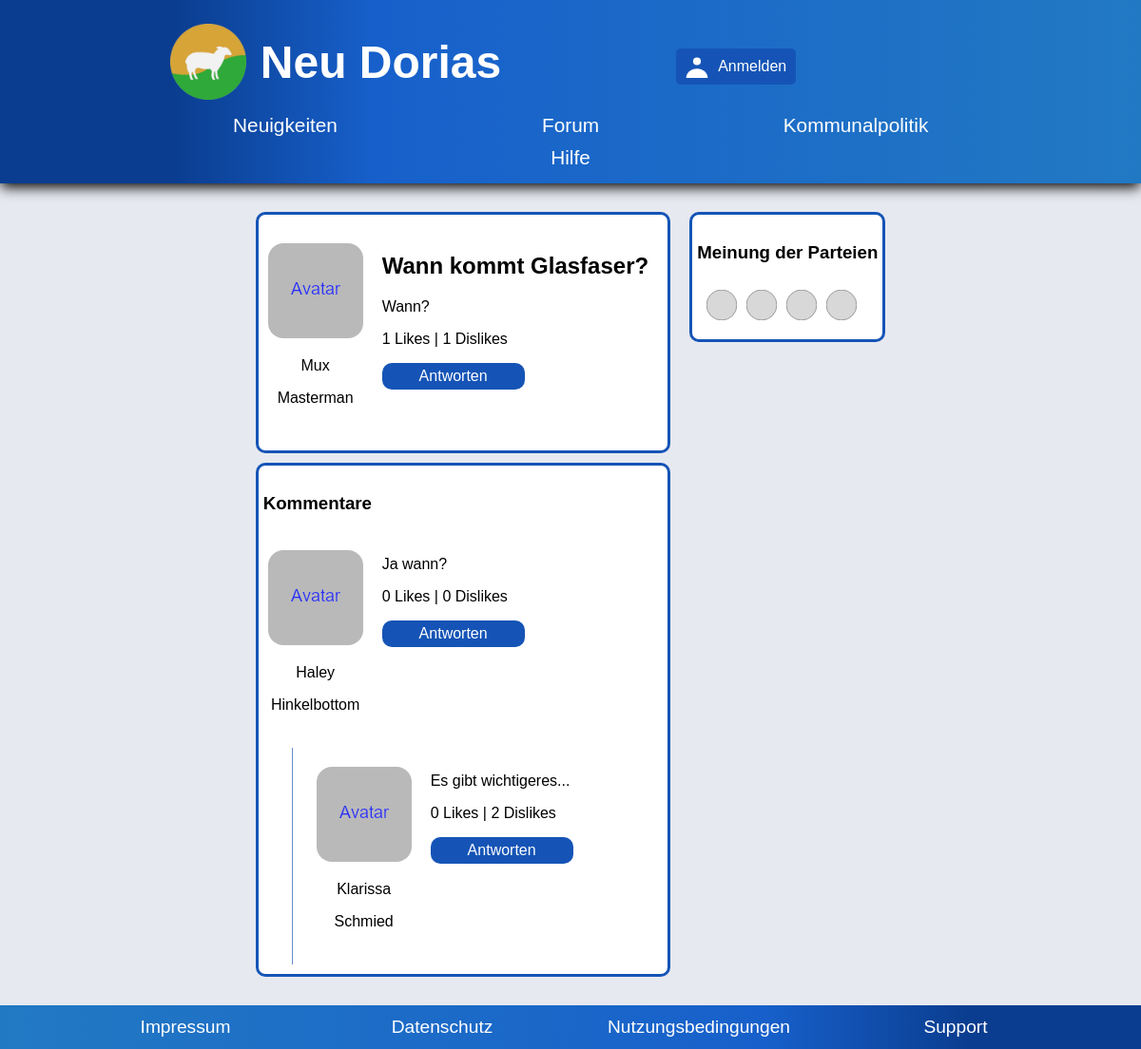
Page /sites/forum/postView/postView.php?id=p_647f72651eead6.50460013 on the committed database.
### tables this page shows
CREATE TABLE User (
    		uuid VARCHAR(255) PRIMARY KEY,
    		email VARCHAR(255) UNIQUE,
    		password VARCHAR,
    		avatar VARCHAR,
    		firstName VARCHAR(255),
    		lastName VARCHAR(255),
    		party VARCHAR(255),
    		registrationCode VARCHAR(255),
    		FOREIGN KEY (party) REFERENCES Party(name)
		);

CREATE TABLE Post (
    		uuid VARCHAR(255) PRIMARY KEY,
    		title VARCHAR,
    		text VARCHAR,
    		date DATE DEFAULT CURRENT_DATE,
    		author VARCHAR,
    		category VARCHAR,
    		CONSTRAINT FK_User FOREIGN KEY (author) REFERENCES User(uuid)
		);

CREATE TABLE Comment (
    		uuid VARCHAR(255) PRIMARY KEY,
    		answerTo VARCHAR,
    		text VARCHAR,
    		date DATE DEFAULT CURRENT_DATE,
    		author VARCHAR,
    		CONSTRAINT FK_User FOREIGN KEY (author) REFERENCES User(uuid)
		);

### sites/user/DBUserDAO.php (called while the page is built, shortened)
<?php
include_once "../../SQLHelper.php";
class DBUserDAO implements UserDAO {
	private $db;
	public function __construct() {
		$user = 'root';
		$pw = null;
		$dsn = 'sqlite:..\..\kompol.db';
		$helper = new SQLHelper();
		$this->db = new PDO($dsn, $user, $pw);
	}
	function loadUserById($uuid)
	{
		try {
			$sql = "SELECT * FROM User WHERE uuid = '" . $uuid . "'";
			$test = $this->db->query($sql);
			$user = $test->fetchAll();
			return array_pop($user);
		} catch (Exception $ex) {
			echo "Fehler :" . $ex->getMessage();
			return null;
		}
	}
}
?>

### sites/SQLHelper.php (called while the page is built, shortened)
<?php
class SQLHelper {
	private $db;
	function __construct() {
		$user = 'root';
		$pw = null;
		$dsn = 'sqlite:..\..\kompol.db';
		$this->db = new PDO($dsn, $user, $pw);
	}
	function createUserTable(){
		$sql = "CREATE TABLE IF NOT EXISTS User (
    		uuid VARCHAR(255) PRIMARY KEY,
    		email VARCHAR(255) UNIQUE,
    		password VARCHAR,
    		avatar VARCHAR,
    		firstName VARCHAR(255),
    		lastName VARCHAR(255),
    		party VARCHAR(255),
    		registrationCode VARCHAR(255),
    		FOREIGN KEY (party) REFERENCES Party(name)
		)";
		if ($this->db->exec($sql)) {
			return true;
		} else {
			return false;
		}
	}
	function createPartyTable(){
		$sql = "CREATE TABLE IF NOT EXISTS Party (
    		name VARCHAR(255) PRIMARY KEY,
    		text VARCHAR,
    		textPreview VARCHAR,
    		logo VARCHAR
		)";
		if ($this->db->exec($sql)) {
			return true;
		} else {
			return false;
		}
	}
	function createPostTable(){
		$sql = "CREATE TABLE IF NOT EXISTS Post (
    		uuid VARCHAR(255) PRIMARY KEY,
    		title VARCHAR,
    		text VARCHAR,
    		date DATE DEFAULT CURRENT_DATE,
    		author VARCHAR,
    		category VARCHAR,
    		CONSTRAINT FK_User FOREIGN KEY (author) REFERENCES User(uuid)
		)";
		$result = $this->db->exec($sql);
		return $result;
	}
	function createCommentTable(){
		$sql = "CREATE TABLE IF NOT EXISTS Comment (
    		uuid VARCHAR(255) PRIMARY KEY,
    		answerTo VARCHAR,
    		text VARCHAR,
    		date DATE DEFAULT CURRENT_DATE,
    		author VARCHAR,
    		CONSTRAINT FK_User FOREIGN KEY (author) REFERENCES User(uuid)
		)";
		if ($this->db->exec($sql)) {
			return true;
		} else {
			return false;
		}
	}
	function createLikeTable(){
		$sql = "CREATE TABLE IF NOT EXISTS Like (
    		uuid VARCHAR(255),
    		user VARCHAR(255),
    		CONSTRAINT PK_Like PRIMARY KEY (uuid,user),
    		CONSTRAINT PK_LikeUser FOREIGN KEY (user) REFERENCES User(uuid)
		)";
		if ($this->db->exec($sql)) {
			return true;
		} else {
			return false;
		}
	}
	function createDislikeTable(){
		$sql = "CREATE TABLE IF NOT EXISTS Dislike (
    		uuid VARCHAR(255),
    		user VARCHAR(255),
    		CONSTRAINT PK_Dislike PRIMARY KEY (uuid,user),
    		CONSTRAINT PK_LikeUser FOREIGN KEY (user) REFERENCES User(uuid)
		)";
		if ($this->db->exec($sql)) {
			return true;
		} else {
			return false;
		}
	}
	function closeConnection() {
		$this->db = null;
	}
}

### sites/forum/DBPostDAO.php (called while the page is built, shortened)
<?php
include_once "../../SQLHelper.php";
class DBPostDAO implements PostDAO {
	private $db;
	public function __construct() {
		$user = 'root';
		$pw = null;
		$dsn = 'sqlite:..\..\kompol.db';
		$helper = new SQLHelper();
		$this->db = new PDO($dsn, $user, $pw);
	}
	function getPost($uuid) {
		try {
			$sql = "SELECT * FROM Post WHERE uuid = '" . $uuid . "'";
			$test = $this->db->query($sql);
			$party = $test->fetchAll();
			return array_pop($party);
		} catch (Exception $ex) {
			echo "Fehler :" . $ex->getMessage();
			return null;
		}
	}
}

### sites/forum/DBRatingDAO.php (called while the page is built, shortened)
<?php
include_once "../../SQLHelper.php";
class DBRatingDAO implements RatingDAO {
	private $db;
	public function __construct() {
		$user = 'root';
		$pw = null;
		$dsn = 'sqlite:..\..\kompol.db';
		$helper = new SQLHelper();
		$this->db = new PDO($dsn, $user, $pw);
	}
	function getLikeCount($postId)
	{
		try {
			$sql = "SELECT COUNT(uuid) FROM Like WHERE uuid = '" . $postId . "'";
			$test = $this->db->query($sql);
            return $test->fetchColumn();
		} catch (Exception $ex) {
			echo "Fehler :" . $ex->getMessage();
			return 0;
		}
	}
	function getDislikeCount($postId)
	{
		try {
			$sql = "SELECT COUNT(uuid) FROM Dislike WHERE uuid = '" . $postId . "'";
			$test = $this->db->query($sql);
            return $test->fetchColumn();
		} catch (Exception $ex) {
			echo "Fehler :" . $ex->getMessage();
			return 0;
		}
	}
}

### sites/forum/DBCommentDAO.php (called while the page is built, shortened)
<?php
include_once "../../SQLHelper.php";
class DBCommentDAO implements CommentDAO {
	private $db;
	public function __construct() {
		$user = 'root';
		$pw = null;
		$dsn = 'sqlite:..\..\kompol.db';
		$helper = new SQLHelper();
		$this->db = new PDO($dsn, $user, $pw);
	}
	function getComments($answerTo) {
		try {
			$sql = "SELECT * FROM Comment WHERE answerTo = '" . $answerTo . "'";
			$test = $this->db->query($sql);
			$party = $test->fetchAll();
			return $party;
		} catch (Exception $ex) {
			echo "Fehler :" . $ex->getMessage();
			return null;
		}
	}
}

### sites/forum/postView/postView.php (the view, shortened to what this page needs)
<!DOCTYPE html>
<html lang="de">
<head>
  <link rel="stylesheet" type="text/css" href="../../main.css">
  <link rel="stylesheet" type="text/css" href="postView.css">
</head>
  <body>
    <?php
    include_once "../../components/header/header.php"
    ?>
    <?php
    include_once "PostViewController.php"
    ?>
    <main>
      <div>
        <section class="post">
          <div class="userInfo">
            <img
              width="100"
              height="100"
              src="../../user/media/avatarDummy.png"
              alt = "Avatar">
            <p><?php echo isset($author["firstName"]) ? $author["firstName"] : "" ?></p>
            <p><?php echo isset($author["lastName"]) ? $author["lastName"] : "" ?></p>
          </div>
          <div class="postContent">
            <h2><?php echo isset($post["title"]) ? $post["title"] : "Beitragstitel" ?></h2>
            <p><?php echo isset($post["text"]) ? $post["text"] : "Beitrag konnte leider nicht geladen werden." ?></p>
            <p><?php echo isset($post["likes"])? $post["likes"] : 0; ?> Likes | <?php echo isset($post["dislikes"])? $post["dislikes"] : 0; ?> Dislikes</p>
            <button>Antworten</button>
          </div>
        </section>
        <section class="comments">
          <h3>Kommentare</h3>
          <?php if(isset($commentList) && $commentList !== [] ): ?>
            <?php createComment($commentList) ?>
          <?php else: ?>
            <h4>Keine Kommentare</h4>
          <?php endif ?>
        </section>
      </div>
      <section class="partyOpinions">
        <h3>Meinung der Parteien</h3>
        <div class="opinionsContainer">
          <img width="32" height="32" src="partyCircle.svg" alt = "Parteikreis">
          <img width="32" height="32" src="partyCircle.svg" alt = "Parteikreis">
          <img width="32" height="32" src="partyCircle.svg" alt = "Parteikreis">
          <img width="32" height="32" src="partyCircle.svg" alt = "Parteikreis">
        </div>
      </section>
    </main>
    <?php
    include_once "../../components/footer/footer.php"
    ?>
  </body>
</html>

### sites/forum/postView/PostViewController.php (shortened to what this page needs)
<?php
include_once "../DBPostDAO.php";
include_once "../DBCommentDAO.php";
include_once "../../user/DBUserDAO.php";
include_once "../DBRatingDAO.php";
$userDAO = new DBUserDAO();
$postDAO = new DBPostDAO();
$commentDAO = new DBCommentDAO();
$ratingDAO = new DBRatingDAO();
$post = $postDAO->getPost($_GET["id"]);
$author = $userDAO->loadUserById($post["author"]);
$commentList = $commentDAO->getComments($_GET["id"]);
$post["likes"] = $ratingDAO->getLikeCount($post["uuid"]);
$post["dislikes"] = $ratingDAO->getDislikeCount($post["uuid"]);
function createComment($commentList) {
  global $userDAO;
  global $commentDAO;
  global $ratingDAO;
  foreach ($commentList as $comment){
      $comment["likes"] = $ratingDAO->getLikeCount($comment["uuid"]);
      $comment["dislikes"] = $ratingDAO->getDislikeCount($comment["uuid"]);
	  $commenter = $userDAO->loadUserById($comment["author"]);
	?>
  <div class="comment">
    <div class="commentContent">
      <div class="userInfo">
        <img
          width="100"
          height="100"
          src="../../user/media/avatarDummy.png"
          alt = "Avatar">
        <p><?php echo isset($commenter["firstName"]) ? $commenter["firstName"] : "" ?></p>
        <p><?php echo isset($commenter["lastName"]) ? $commenter["lastName"] : "" ?></p>
      </div>
      <div class="postContent">
        <p><?php echo isset($comment["text"]) ? $comment["text"] : "" ?></p>
        <p> <?php echo isset($comment["likes"])? $comment["likes"] : 0; ?> Likes | <?php echo isset($comment["dislikes"])? $comment["dislikes"] : 0; ?> Dislikes</p>
        <button> Antworten </button>
      </div>
    </div>
	  <?php
    $newCommentList = $commentDAO->getComments($comment["uuid"]);
    createComment($newCommentList);
    ?>
  </div>
	<?php
  }
}
?>

### sites/main.css (style rules this page uses)
html, body { display: flex; margin: 0; min-height: 100vh; width: 100%; min-width: 350px; font-family: Verdana, sans-serif; }
body { flex-direction: column; display: flex; height: 100%; min-height: 100vh; background-color: #e6e9f0; }
main { flex: auto; padding: 30px; }
main h1, h2, h3, p { color: #000; overflow-wrap: break-word; }
@media screen and (min-width: 650px) { main { padding: 30px 80px 30px 80px; } }

### sites/forum/postView/postView.css (style rules this page uses)
main { display: flex; flex-direction: column; justify-content: center; }
main .post, .comments { background-color: #FFFFFF; display: flex; flex-direction: row; border-radius: 10px; border: #1554b6 3px solid; padding: 10px 5px; }
.comments { flex-direction: column; margin-top: 10px; }
.comment { display: flex; flex-direction: column; }
.commentContent { display: flex; flex-direction: row; }
main .userInfo { padding: 20px 5px; text-align: center; width: 60px; font-size: 0.8em; }
main .userInfo img { max-width: 100%; height: auto; border-radius: 0.8em; }
main .postContent { padding: 10px 5px; }
main .postContent p { font-size: 0.8em; }
main .postContent h2 { font-size: 1.2em; }
main button { background-color: #1554b6; border-radius: 10px; padding: 5px 10px; border: none; width: 20%; min-width: 150px; color: white; font-size: 1em; }
main .comment { display: flex; }
.comment > .comment { margin-left: 10px; padding-left: 5px; border-left: #1554b6AA solid 1px; }
.partyOpinions { background-color: #FFFFFF; display: flex; flex-direction: column; border-radius: 10px; border: #1554b6 3px solid; padding: 10px 5px; margin-top: 20px; height: fit-content; }
.partyOpinions .opinionsContainer { display: flex; flex-wrap: nowrap; padding: 5px; }
.partyOpinions .opinionsContainer img { margin: 5px; }
@media screen and (min-width: 800px) { main { flex-direction: row; } }
@media screen and (min-width: 800px) { main .userInfo { width: auto; font-size: 1em; } }
@media screen and (min-width: 800px) { main .userInfo img { border-radius: 1em; } }
@media screen and (min-width: 800px) { main .userInfo { padding: 20px 5px; } }
@media screen and (min-width: 800px) { main .postContent { padding: 10px 15px; } }
@media screen and (min-width: 800px) { main .postContent p { font-size: 1em; } }
@media screen and (min-width: 800px) { main .postContent h2 { font-size: 1.5em; } }
@media screen and (min-width: 800px) { .comment > .comment { margin-left: 30px; padding-left: 20px; border-left: #1554b6AA solid 1px; } }
@media screen and (min-width: 800px) { .partyOpinions { margin-top: 0px; margin-left: 20px; } }

### rows in the picture
user: firstName "Mux", lastName "Masterman"
post: title "Wann kommt Glasfaser?", text "Wann?"
comment: author.firstName "Haley", author.lastName "Hinkelbottom", text "Ja wann?", likes "0", dislikes "0"
comment: author.firstName "Klarissa", author.lastName "Schmied", text "Es gibt wichtigeres...", likes "0", dislikes "2"

### other values in the picture
$post["likes"] "1"
$post["dislikes"] "1"
